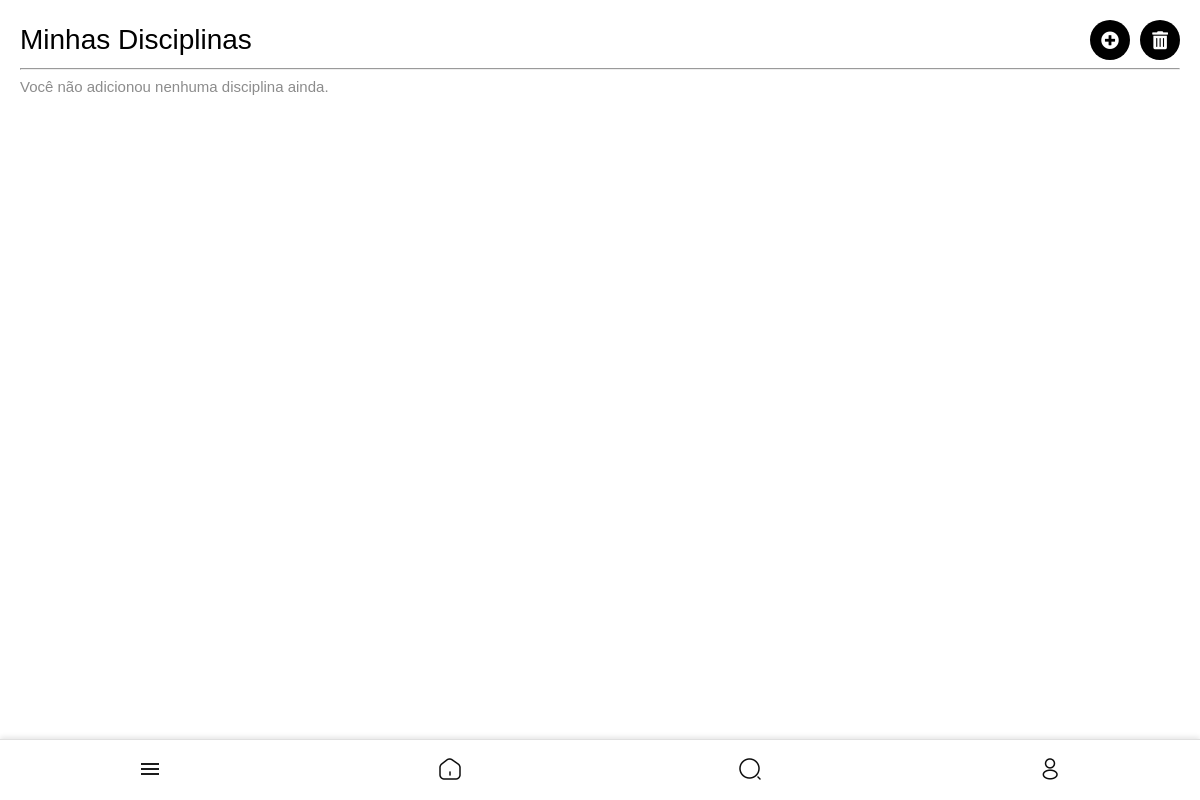
The app's page /disciplinas/ (signed in), older data.
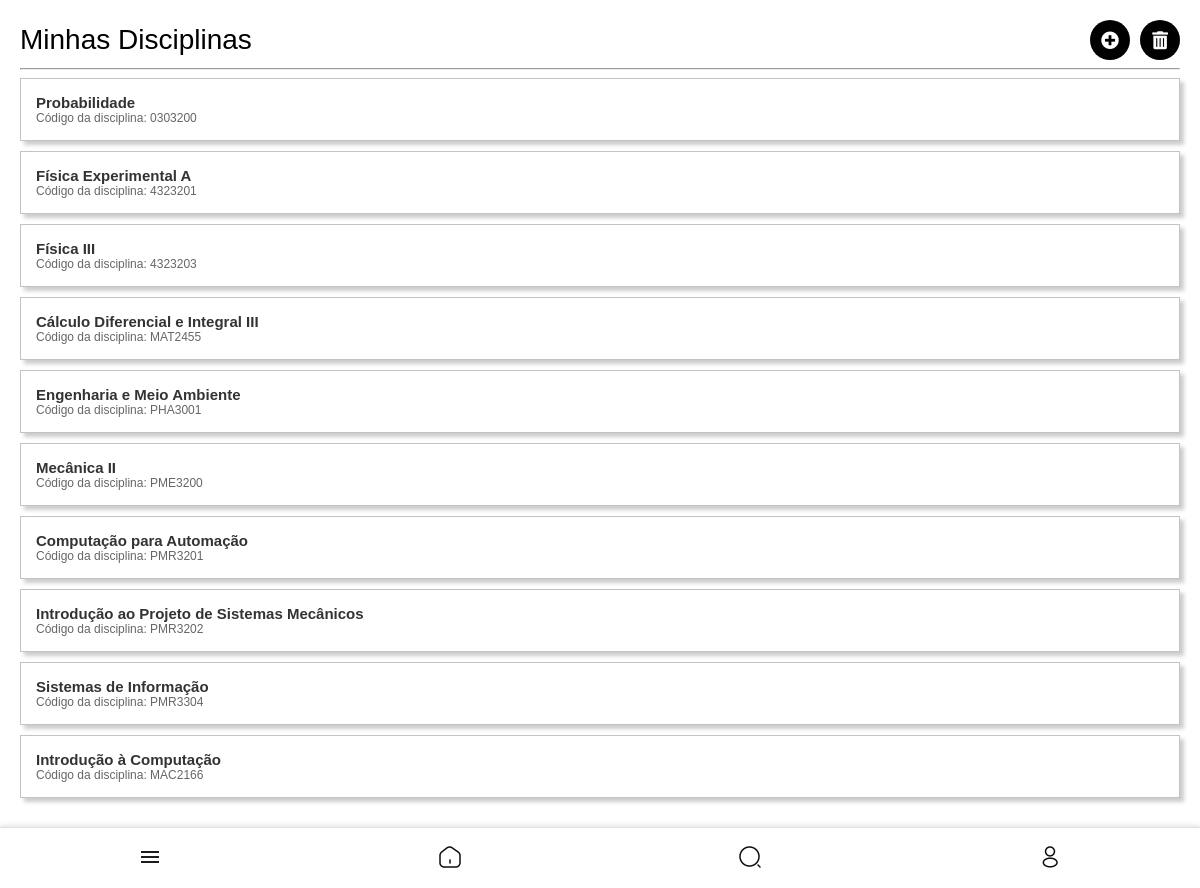
The same page, newer data.
### core/models.py (models this page shows, shortened)
class UserDiscipline(models.Model):
    user = models.ForeignKey(settings.AUTH_USER_MODEL, on_delete=models.CASCADE)
    disciplina = models.ForeignKey('Disciplina', on_delete=models.CASCADE)

class Disciplina(models.Model):
    nome = models.CharField(max_length=255)
    codigo = models.CharField(max_length=10)
    curso = models.CharField(max_length=255)
    semestre = models.CharField(max_length=10)
    tipo = models.CharField(max_length=50)
    professor_responsavel = models.ForeignKey(
        settings.AUTH_USER_MODEL,
        null=True,
        blank=True,
        on_delete=models.SET_NULL,
        limit_choices_to={'user_type': 'professor'}
    )

### core/views.py (the view)
# urls.py: path('disciplinas/', views.disciplinas, name='disciplinas'),
@login_required
def disciplinas(request):
    if request.user.user_type not in ['aluno', 'representante', 'professor']:
        raise PermissionDenied
    user_disciplines = UserDiscipline.objects.filter(user=request.user).select_related('disciplina')
    return render(request, 'core/disciplinas.html', {'user_disciplines': user_disciplines})

### templates/core/disciplinas.html (shortened to what this page needs)
{% extends 'core/base.html' %}
{% block content %}
<div class="disciplinas-container">
    <div class="header-container">
        <h1>Minhas Disciplinas</h1>
        <div class="actions">
            <a href="{% url 'adicionar_disciplinas' %}" class="icon-btn">
                <i class="fas fa-plus-circle"></i>
            </a>
            <a href="{% url 'remover_disciplinas' %}" class="icon-btn">
                <i class="fas fa-trash-alt"></i>
            </a>
        </div>
    </div>
    <hr>
    <ul class="disciplinas-list">
        {% for user_discipline in user_disciplines %}
        <li class="disciplina-item">
            <a href="{% url 'detalhe_disciplina' user_discipline.disciplina.id %}" class="disciplina-nome">
                {{ user_discipline.disciplina.nome }}
            </a>
            <a href="{% url 'detalhe_disciplina' user_discipline.disciplina.id %}" class="disciplina-codigo" style="font-weight: normal; font-size: min(12px,3vw); color: #666;">
                Código da disciplina: {{ user_discipline.disciplina.codigo }}
            </a>
        </li>
        {% empty %}
        <li class="empty-list" style="font-size: min(15px,4vw); color: #8c8c8c;">Você não adicionou nenhuma disciplina ainda.</li>
        {% endfor %}
    </ul>
</div>
{% endblock %}

### templates/core/base.html (shortened to what this page needs)
{% load static %}
<!DOCTYPE html>
<html lang="pt-br">
<head>
    <link rel="stylesheet" type="text/css" href="{% static 'style.css' %}?v={{ timestamp }}">
    <link rel="stylesheet" href="https://cdnjs.cloudflare.com/ajax/libs/font-awesome/5.15.4/css/all.min.css">
</head>
<body>
    <main>
        {% block content %}
        {% endblock %}
    </main>
    {% if user.is_authenticated %}
    <div class="bottom-nav">
        <a href="#menu" class="nav-item menu-toggle">
            <img src="{% static 'menu.png' %}" alt="Menu">
        </a>
        <a href="{% url 'home' %}" class="nav-item">
            <img src="{% static 'home-2.png' %}" alt="Home">
        </a>
        <a href="#search" class="nav-item">
            <img src="{% static 'search.png' %}" alt="Search">
        </a>
        <a href="#profile" class="nav-item">
            <img src="{% static 'profile.png' %}" alt="Profile">
        </a>
    </div>
    {% endif %}
</body>
</html>

### media/style.css (style rules this page uses)
body { font-family: Arial, sans-serif; background-color: #888; display: flex; flex-direction: column; align-items: center; }
a { text-decoration: none; color: #000000; }
.bottom-nav { position: fixed; bottom: 0; left: 0; width: 100%; height: min(60px, 20vw); background-color: #fff; display: flex; flex-direction: row; justify-content: space-around; align-items: center; border-top: 1px solid #e0e0e0; box-shadow: 0 -2px 5px rgba(0, 0, 0, 0.1); z-index: 600; }
.nav-item { flex: 1; text-align: center; color: #333; text-decoration: none; position: relative; }
.nav-item img { width: min(24px, 8vw); height: min(24px, 8vw); filter: grayscale(100%); }
.disciplinas-container { padding: min(6vw, 20px); font-family: Arial, sans-serif; padding-bottom: min(20vw,80px); width: 100vw; box-sizing: border-box; }
.disciplinas-container h1 { font-size: min(28px,8vw); margin-bottom: 0; margin-top: 0; font-weight:normal; text-align: left; }
.disciplinas-list { list-style: none; padding: 0; margin: 0; }
.disciplina-item { display: flex; flex-direction: column; background-color: #fff; border: 1px solid #c3c3c3; margin-bottom: min(10px,6vw); padding: min(15px,6vw); box-shadow: min(4px,2vw) min(4px,2vw) min(4px,2vw) rgba(0, 0, 0, 0.2); text-align: left; width: 100%; box-sizing: border-box; position: relative; overflow: hidden; }
.disciplina-item a { width: 80%; text-align: left; white-space: nowrap; overflow: hidden; text-overflow: ellipsis; text-decoration: none; color: #333; font-size: min(15px,4vw); font-weight: bold; }
.header-container { display: flex; flex-direction: row; justify-content: space-between; align-items: center; }
.actions { display: flex; flex-direction: row; gap: min(10px, 2vw); justify-content: center; align-items: center; }
.actions .icon-btn { display: flex; flex-direction: row; justify-content: center; background-color: #000; color: #fff; border: none; border-radius: 50%; width: min(40px, 8vw); height: min(40px, 8vw); font-size: min(18px, 4vw); cursor: pointer; text-decoration: none; transition: background-color 0.3s ease; }
.icon-btn { background: none; border: none; font-size: min(18px, 4vw); color: #000000; cursor: pointer; text-decoration: none; transition: color 0.3s ease, transform 0.2s ease; display: flex; align-items: center; justify-content: center; }
.topico-info p,a { font-size: min(12px); color: grey; }

### templates/core/disciplinas.html (style rules this page uses)
body { background-color: white; margin: 0; padding: 0; box-sizing: border-box; overflow-x: hidden; }
html, body { width: 100%; }

Row changes from the older to the newer data that the page shows:
added UserDiscipline: disciplina.nome "Probabilidade", disciplina.codigo "0303200"
added UserDiscipline: disciplina.nome "Física Experimental A", disciplina.codigo "4323201"
added UserDiscipline: disciplina.nome "Física III", disciplina.codigo "4323203"
added UserDiscipline: disciplina.nome "Cálculo Diferencial e Integral III", disciplina.codigo "MAT2455"
added UserDiscipline: disciplina.nome "Engenharia e Meio Ambiente", disciplina.codigo "PHA3001"
added UserDiscipline: disciplina.nome "Mecânica II", disciplina.codigo "PME3200"
added UserDiscipline: disciplina.nome "Computação para Automação", disciplina.codigo "PMR3201"
added UserDiscipline: disciplina.nome "Introdução ao Projeto de Sistemas Mecânicos", disciplina.codigo "PMR3202"
added UserDiscipline: disciplina.nome "Sistemas de Informação", disciplina.codigo "PMR3304"
added UserDiscipline: disciplina.nome "Introdução à Computação", disciplina.codigo "MAC2166"
Text that changed along with them:
text no longer shown: "Você não adicionou nenhuma disciplina ainda."
